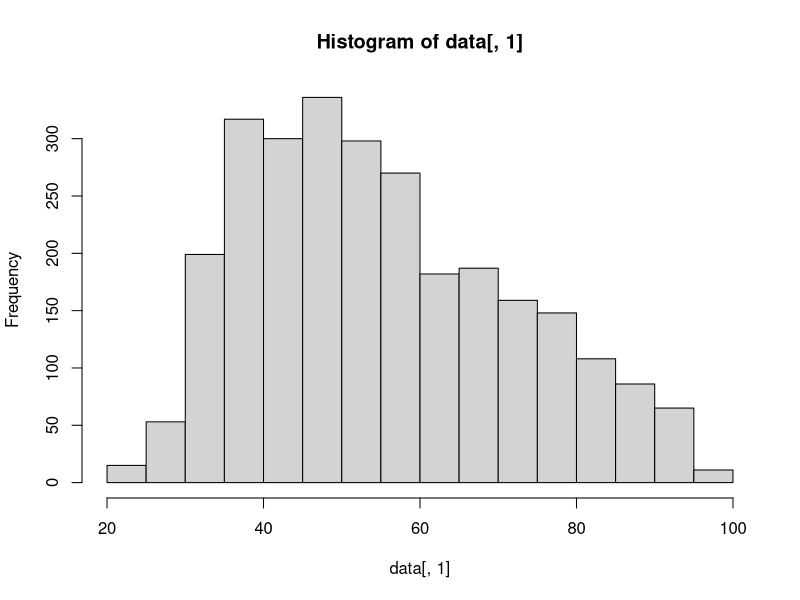
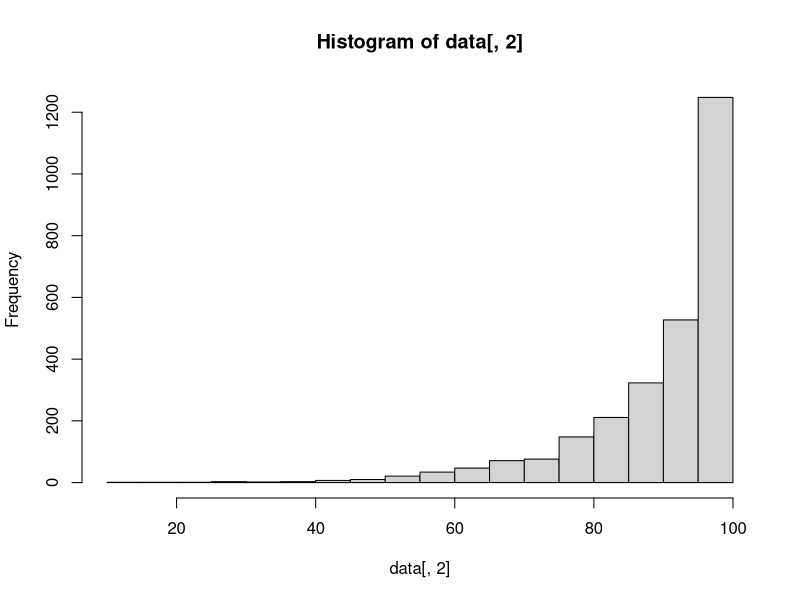
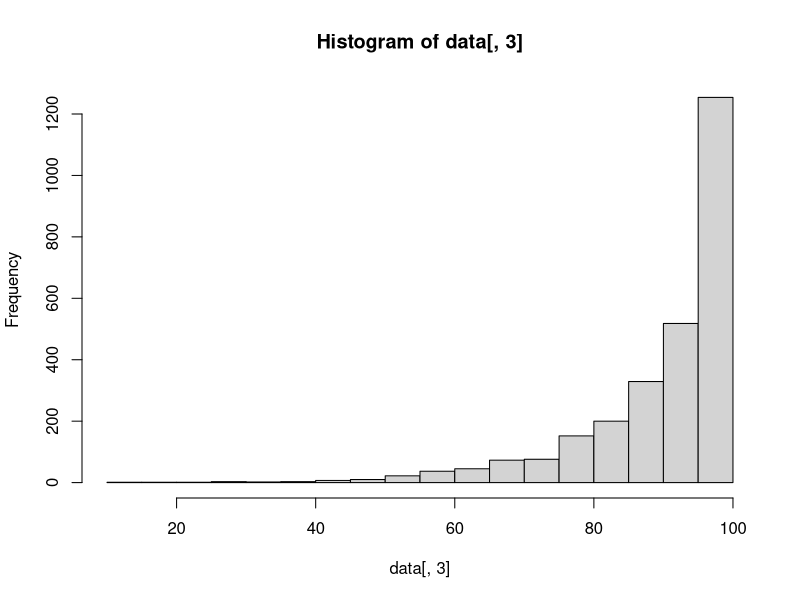
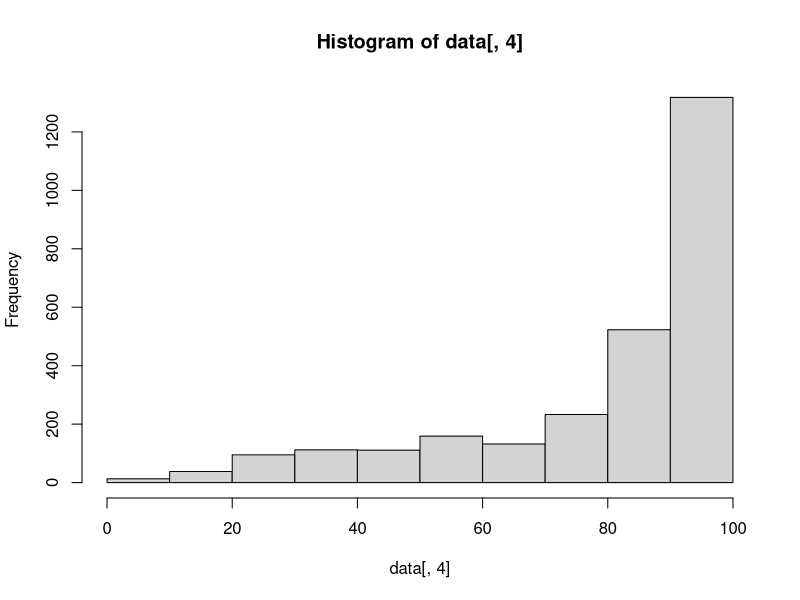
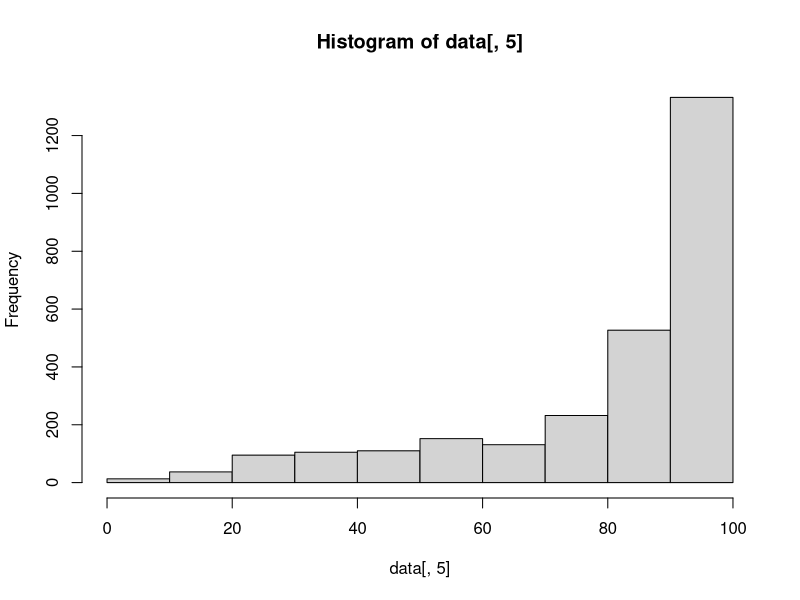

These charts were generated, in order, by the following R code:
#=============================================================================
#     FileName: plot.R
#         Desc: 
#       Author: tanhao
#        Email: tanhao2013@gmail.com
#     HomePage: http://buttonwood.github.io
#      Version: 0.0.1
#   LastChange: 2014-03-20 14:35:48
#      History:
#=============================================================================

data <- read.table("rate.tab")
pdf("out.pdf")
hist(data[,1])
hist(data[,2])
hist(data[,3])
hist(data[,4])
hist(data[,5])
dev.off()

#*************  Float like a butterfly! Stay like a buttonwood!  *************

